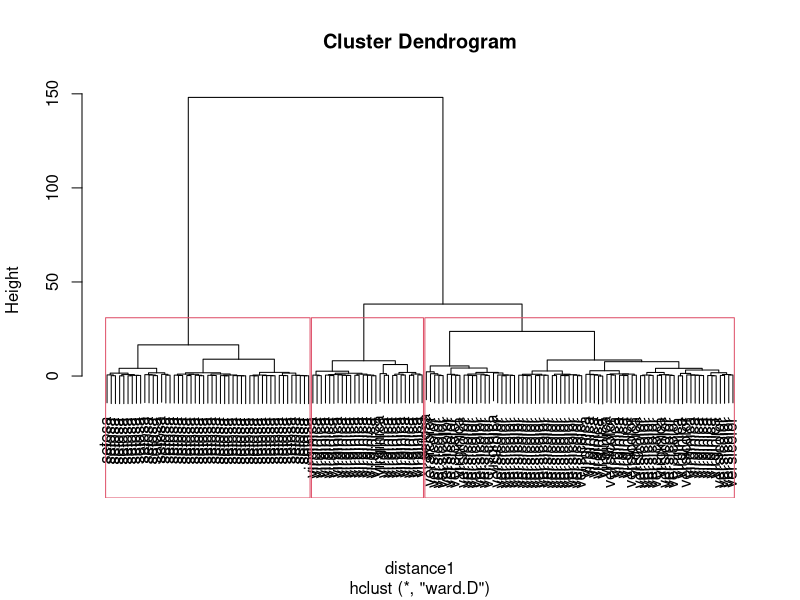

The R script that drew this image:

# Ronald Lee
# CMDA 3654
# Inclass 10

################################
#Inclass 10_1
################################


data(iris)


names(iris)
head(iris)
summary(iris)

features1 <- iris[1:4]
head(features1)

scaled_features1 <- scale(features1)
head(scaled_features1)

summary(scaled_features1)

means1 <- attr(scaled_features1,"scaled:center")
print(means1)
stdv1 <- attr(scaled_features1, "scaled:scale")
print(stdv1)

distance1 <- dist(scaled_features1, method = "euclidean")
print(distance1)

hier_cl1 <- hclust(distance1, method="ward")
hier_cl1

plot(hier_cl1, labels=iris$Species)

rect.hclust(hier_cl1, k=3)
groups1 <- cutree(hier_cl1, k = 3)
print(groups1)

# In first cluster, all components are from setosa.
# In second cluster, all components are from virginica.
# In third cluster, the components are composed both versicolor and virginica.
